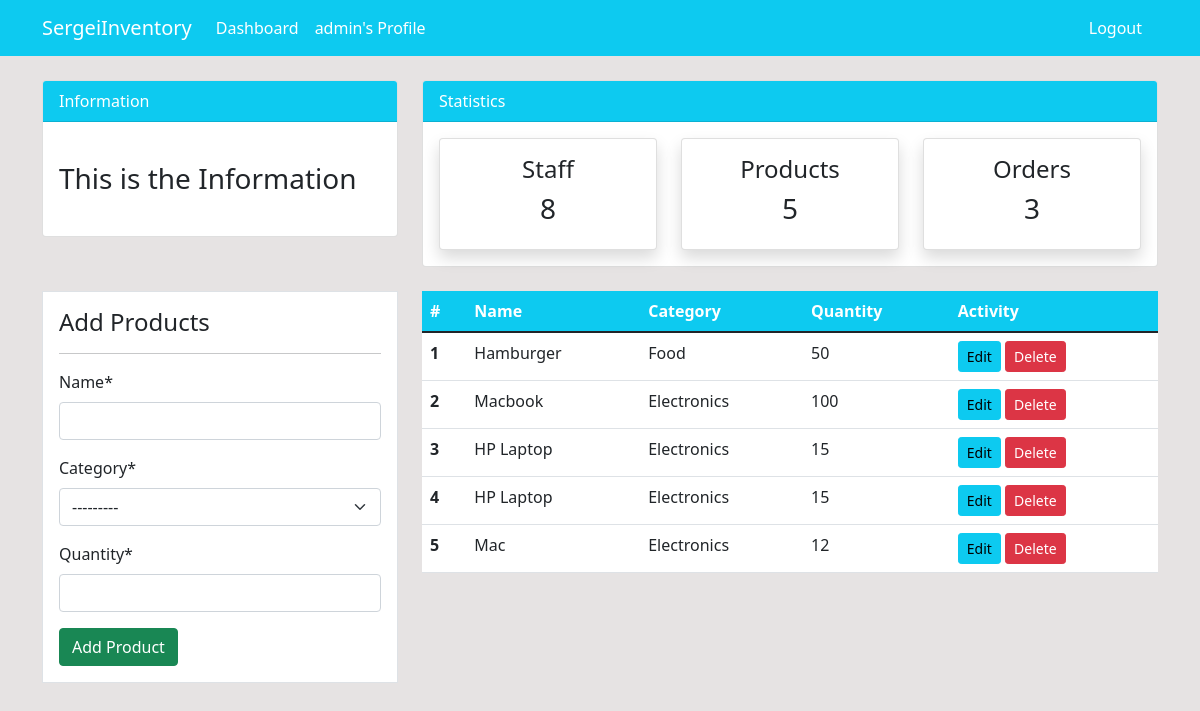
/product/ (signed in), run on the app's committed database.
### dashboard/models.py (models this page shows, shortened)
class Category(models.Model):
    name = models.CharField(max_length=255, null=True)
    def __str__(self) -> str:
        return self.name

class Product(models.Model):
    name = models.CharField(max_length=255, null=True)
    category = models.ForeignKey(Category, on_delete=models.CASCADE, null=True)
    quantity = models.PositiveIntegerField(null=True)

### dashboard/views.py (the view)
# urls.py: path('product/', views.product, name='dashboard-product'),
@login_required
def product(request):
    items = Product.objects.all()
    if request.method == 'POST':
        form = ProductForm(request.POST)
        if form.is_valid():
            cd = form.cleaned_data
            product_name = cd['name']
            messages.success(request, f'Product "{product_name}" has beed added!')
            form.save()
    else:
        form = ProductForm()
    context = {
        'items': items,
        'form': form
    }
    return render(request, 'dashboard/product.html', context)

### dashboard/forms.py
class ProductForm(forms.ModelForm):
    class Meta:
        model = Product
        fields = ['name', 'category', 'quantity']

### dashboard/context_processors.py (called while the page is built)
def menu_products(request):
    return {"products_list": Product.objects.all()}

def menu_orders(request):
    return {"orders_list": Order.objects.all()}

def menu_staff(request):
    return {"workers_list": User.objects.all()}

### dashboard/templates/dashboard/product.html (shortened to what this page needs)
{% extends 'partials/base.html' %}
{% load crispy_forms_tags %}
{% block content %}
{% include 'partials/topnav.html' %}
<div class="container">
  <div class="row my-4">
    <div class="col-md-4">
      <div class="border bg-white p-3">
        <h4>Add Products</h4>
        <hr>
        <form method="POST">
          {{ form|crispy }}
          <button
            class="btn btn-success btn-block"
            type="submit"
          >Add Product</button>
        </form>
      </div>
    </div>
    <div class="col-md-8">
      <table class="table bg-white">
        <thead class="bg-info">
          <tr class="text-white">
            <th scope="col">#</th>
            <th scope="col">Name</th>
            <th scope="col">Category</th>
            <th scope="col">Quantity</th>
            <th scope="col">Activity</th>
          </tr>
        </thead>
        <tbody>
          {% for item in items %}
          <tr>
            <th scope="row">{{ forloop.counter }}</th>
            <td>{{item.name}}</td>
            <td>{{ item.category }}</td>
            <td>{{ item.quantity }}</td>
            <td>
              <a
                class="btn btn-info btn-sm"
                href="#edit"
              >Edit</a>
              <a
                class="btn btn-danger btn-sm"
                href="{% url 'dashboard-product-delete' item.id %}"
              >Delete</a>
            </td>
          </tr>
          {% endfor %}
        </tbody>
      </table>
    </div>
  </div>
</div>
{% endblock %}

### dashboard/templates/partials/base.html (shortened to what this page needs)
{% load static %}
<!DOCTYPE html>
<html lang="en">
<head>
  <link
    href="https://cdn.jsdelivr.net/npm/bootstrap@5.1.1/dist/css/bootstrap.min.css"
    rel="stylesheet"
  >
  <link
    rel="stylesheet"
    href="{% static 'css/style.css' %}"
  >
</head>
<body>
  {% include 'partials/nav.html' %}
  {% block content %}
  {% endblock %}
</body>
</html>

### dashboard/templates/partials/nav.html (shortened to what this page needs)
<nav class="navbar navbar-expand-lg navbar-info bg-info">
  <div class="container">
    <a
      class="navbar-brand text-white"
      href="{% url 'dashboard-index' %}"
    >SergeiInventory</a>
    <div
      class="collapse navbar-collapse"
      id="navbarSupportedContent"
    >
      {% if request.user.is_authenticated %}
      <ul class="navbar-nav mr-auto">
        <li class="nav-item active">
          <a
            class="nav-link text-white"
            href="{% url 'dashboard-index' %}"
          >Dashboard</a>
        </li>
      </ul>
      <ul class="navbar-nav ml-auto">
        <li class="nav-item active">
          <a
            class="nav-link text-white"
            href="{% url 'user-profile' %}"
          >{{ request.user.username }}'s Profile</a>
        </li>
      </ul>
      {% endif %}
    </div>
    <div class="d-flex">
      {% if request.user.is_authenticated %}
      <a
        class="nav-link text-white"
        href="{% url 'user-logout' %}"
      >Logout</a>
      {% endif %}
    </div>
  </div>
</nav>

### dashboard/templates/partials/topnav.html (shortened to what this page needs)
<div class="container">
  <div class="row mt-4">
    <div class="col-md-4">
      <div class="card">
        <div class="card-header bg-info text-white">
          Information
        </div>
        <div class="card-body">
          <marquee
            behavior=""
            direction=""
          >
            <h3 class="my-4">This is the Information</h3>
          </marquee>
        </div>
      </div>
    </div>
    <div class="col-md-8">
      <div class="card">
        <div class="card-header bg-info text-white">
          Statistics
        </div>
        <div class="card-body">
          <div class="row">
            <div class="col-md-4">
              <a
                class="text-decoration-none text-dark"
                href="{% url 'dashboard-staff' %}"
              >
                <div class="card my-card shadow text-center p-3">
                  <h4>Staff </h4>
                  <h3>{{ workers_list.count }}</h3>
                </div>
              </a>
            </div>
            <div class="col-md-4">
              <a
                class="text-decoration-none text-dark"
                href="{% url 'dashboard-product' %}"
              >
                <div class="card my-card shadow text-center p-3">
                  <h4>Products </h4>
                  <h3>{{ products_list.count }}</h3>
                </div>
              </a>
            </div>
            <div class="col-md-4">
              <a
                class="text-decoration-none text-dark"
                href="{% url 'dashboard-order' %}"
              >
                <div class="card my-card shadow text-center p-3">
                  <h4>Orders </h4>
                  <h3>{{ orders_list.count }}</h3>
                </div>
              </a>
            </div>
          </div>
        </div>
      </div>
    </div>
  </div>
</div>

### static/css/style.css (style rules this page uses)
body { background: rgb(230, 227, 227); }

### data on the page
Product: name "Hamburger", category "Food", quantity "50"
Product: name "Macbook", category "Electronics", quantity "100"
Product: name "HP Laptop", category "Electronics", quantity "15"
Product: name "HP Laptop", category "Electronics", quantity "15"
Product: name "Mac", category "Electronics", quantity "12"

### other printed values
{{ request.user.username }} "admin"
{{ workers_list.count }} "8"
{{ products_list.count }} "5"
{{ orders_list.count }} "3"
